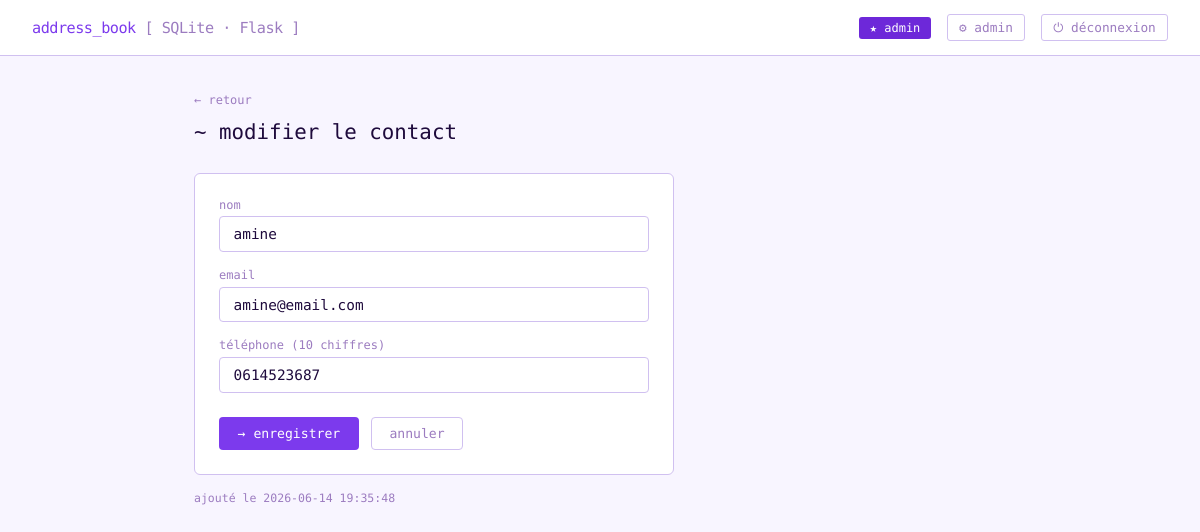
The page /contacts/edit/1 (signed in) on the database its author committed.
### tables this page shows
CREATE TABLE contacts (
                id          INTEGER PRIMARY KEY AUTOINCREMENT,
                nom         TEXT    NOT NULL,
                email       TEXT    NOT NULL UNIQUE,
                telephone   TEXT    NOT NULL UNIQUE,
                date_ajout  TEXT    NOT NULL
            );

### web app/app.py (the view, shortened to what this page needs)
@app.route("/contacts/edit/<int:contact_id>", methods=["GET", "POST"])
@login_required
def edit_contact(contact_id):
    with get_db() as conn:
        contact = conn.execute(
            "SELECT * FROM contacts WHERE id = ?", (contact_id,)
        ).fetchone()
    if not contact:
        flash("Contact introuvable.", "error")
        return redirect(url_for("index"))
    contact = dict(contact)
    return render_template("form.html", mode="edit", errors=[],
                           contact=contact,
                           nom=contact["nom"], email=contact["email"],
                           telephone=contact["telephone"],
                           user=session["user"])

### web app/app.py (called while the page is built)
@contextmanager
def get_db():
    conn = sqlite3.connect(DB_PATH)
    conn.row_factory = sqlite3.Row
    conn.execute("PRAGMA foreign_keys = ON")
    try:
        yield conn
        conn.commit()
    except Exception:
        conn.rollback()
        raise
    finally:
        conn.close()

def login_required(f):
    @wraps(f)
    def decorated(*args, **kwargs):
        if "user" not in session:
            return redirect(url_for("login"))
        return f(*args, **kwargs)
    return decorated

### web app/templates/form.html (shortened to what this page needs)
{% extends "base.html" %}
{% block content %}
<div class="form-wrap">
  <div class="form-header">
    <a href="{{ url_for('index') }}" class="back">← retour</a>
    <h1>{% if mode == 'edit' %}~ modifier le contact{% else %}+ nouveau contact{% endif %}</h1>
  </div>
  <div class="card">
    <form method="POST">
      <div class="field">
        <label>nom</label>
        <input type="text" name="nom" value="{{ nom }}" autofocus required />
      </div>
      <div class="field">
        <label>email</label>
        <input type="email" name="email" value="{{ email }}" required />
      </div>
      <div class="field">
        <label>téléphone (10 chiffres)</label>
        <input type="text" name="telephone" value="{{ telephone }}" maxlength="10" required />
      </div>
      <div class="form-actions">
        <button type="submit" class="btn btn-primary">
          {% if mode == 'edit' %}→ enregistrer{% else %}→ ajouter{% endif %}
        </button>
        <a href="{{ url_for('index') }}" class="btn btn-muted">annuler</a>
      </div>
    </form>
  </div>
  {% if mode == 'edit' and contact %}
    <div style="margin-top:1rem; font-family:var(--mono); font-size:.72rem; color:var(--muted);">
      ajouté le {{ contact.date_ajout }}
    </div>
  {% endif %}
</div>
{% endblock %}

### rows shown on the page
contacts: nom "amine", email "amine@email.com", telephone "0614523687", date_ajout "2026-06-14 19:35:48"

### other values the page prints
{{ session.get('user', '') }} "admin"
